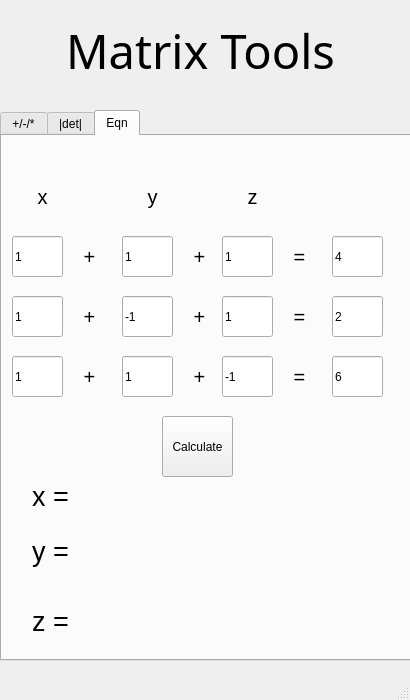
<?xml version="1.0" encoding="UTF-8"?>
<ui version="4.0">
 <class>MainWindow</class>
 <widget class="QMainWindow" name="MainWindow">
  <property name="geometry">
   <rect>
    <x>0</x>
    <y>0</y>
    <width>410</width>
    <height>700</height>
   </rect>
  </property>
  <property name="windowTitle">
   <string>MainWindow</string>
  </property>
  <widget class="QWidget" name="centralwidget">
   <widget class="QLabel" name="label">
    <property name="geometry">
     <rect>
      <x>0</x>
      <y>0</y>
      <width>401</width>
      <height>101</height>
     </rect>
    </property>
    <property name="font">
     <font>
      <family>Tw Cen MT Condensed Extra Bold</family>
      <pointsize>35</pointsize>
      <weight>50</weight>
      <bold>false</bold>
     </font>
    </property>
    <property name="text">
     <string>Matrix Tools</string>
    </property>
    <property name="alignment">
     <set>Qt::AlignCenter</set>
    </property>
   </widget>
   <widget class="QTabWidget" name="tabWidget">
    <property name="geometry">
     <rect>
      <x>0</x>
      <y>110</y>
      <width>411</width>
      <height>551</height>
     </rect>
    </property>
    <property name="currentIndex">
     <number>2</number>
    </property>
    <widget class="QWidget" name="tab">
     <property name="accessibleName">
      <string/>
     </property>
     <attribute name="title">
      <string>+/-/*</string>
     </attribute>
     <widget class="QWidget" name="gridLayoutWidget">
      <property name="geometry">
       <rect>
        <x>10</x>
        <y>50</y>
        <width>161</width>
        <height>151</height>
       </rect>
      </property>
      <layout class="QGridLayout" name="gridLayout">
       <item row="6" column="3">
        <widget class="Line" name="line_11">
         <property name="orientation">
          <enum>Qt::Horizontal</enum>
         </property>
        </widget>
       </item>
       <item row="1" column="6">
        <widget class="Line" name="line_5">
         <property name="orientation">
          <enum>Qt::Vertical</enum>
         </property>
        </widget>
       </item>
       <item row="0" column="5">
        <widget class="Line" name="line_3">
         <property name="orientation">
          <enum>Qt::Horizontal</enum>
         </property>
        </widget>
       </item>
       <item row="3" column="6">
        <widget class="Line" name="line_4">
         <property name="orientation">
          <enum>Qt::Vertical</enum>
         </property>
        </widget>
       </item>
       <item row="0" column="3">
        <widget class="Line" name="line_2">
         <property name="orientation">
          <enum>Qt::Horizontal</enum>
         </property>
        </widget>
       </item>
       <item row="3" column="2">
        <widget class="Line" name="line_14">
         <property name="orientation">
          <enum>Qt::Vertical</enum>
         </property>
        </widget>
       </item>
       <item row="5" column="0">
        <widget class="Line" name="line_9">
         <property name="orientation">
          <enum>Qt::Vertical</enum>
         </property>
        </widget>
       </item>
       <item row="6" column="1">
        <widget class="Line" name="line_10">
         <property name="orientation">
          <enum>Qt::Horizontal</enum>
         </property>
        </widget>
       </item>
       <item row="1" column="0">
        <widget class="Line" name="line_7">
         <property name="orientation">
          <enum>Qt::Vertical</enum>
         </property>
        </widget>
       </item>
       <item row="5" column="6">
        <widget class="Line" name="line_6">
         <property name="orientation">
          <enum>Qt::Vertical</enum>
         </property>
        </widget>
       </item>
       <item row="3" column="0">
        <widget class="Line" name="line_8">
         <property name="orientation">
          <enum>Qt::Vertical</enum>
         </property>
        </widget>
       </item>
       <item row="0" column="1">
        <widget class="Line" name="line">
         <property name="orientation">
          <enum>Qt::Horizontal</enum>
         </property>
        </widget>
       </item>
       <item row="4" column="3">
        <widget class="Line" name="line_20">
         <property name="orientation">
          <enum>Qt::Horizontal</enum>
         </property>
        </widget>
       </item>
       <item row="4" column="1">
        <widget class="Line" name="line_19">
         <property name="orientation">
          <enum>Qt::Horizontal</enum>
         </property>
        </widget>
       </item>
       <item row="4" column="5">
        <widget class="Line" name="line_21">
         <property name="orientation">
          <enum>Qt::Horizontal</enum>
         </property>
        </widget>
       </item>
       <item row="3" column="4">
        <widget class="Line" name="line_17">
         <property name="orientation">
          <enum>Qt::Vertical</enum>
         </property>
        </widget>
       </item>
       <item row="5" column="4">
        <widget class="Line" name="line_18">
         <property name="orientation">
          <enum>Qt::Vertical</enum>
         </property>
        </widget>
       </item>
       <item row="1" column="4">
        <widget class="Line" name="line_16">
         <property name="orientation">
          <enum>Qt::Vertical</enum>
         </property>
        </widget>
       </item>
       <item row="6" column="5">
        <widget class="Line" name="line_12">
         <property name="orientation">
          <enum>Qt::Horizontal</enum>
         </property>
        </widget>
       </item>
       <item row="5" column="2">
        <widget class="Line" name="line_15">
         <property name="orientation">
          <enum>Qt::Vertical</enum>
         </property>
        </widget>
       </item>
       <item row="1" column="2">
        <widget class="Line" name="line_13">
         <property name="orientation">
          <enum>Qt::Vertical</enum>
         </property>
        </widget>
       </item>
       <item row="2" column="1">
        <widget class="Line" name="line_22">
         <property name="orientation">
          <enum>Qt::Horizontal</enum>
         </property>
        </widget>
       </item>
       <item row="2" column="3">
        <widget class="Line" name="line_23">
         <property name="orientation">
          <enum>Qt::Horizontal</enum>
         </property>
        </widget>
       </item>
       <item row="2" column="5">
        <widget class="Line" name="line_24">
         <property name="orientation">
          <enum>Qt::Horizontal</enum>
         </property>
        </widget>
       </item>
       <item row="1" column="1">
        <widget class="QLineEdit" name="lineEdit_111">
         <property name="text">
          <string>0</string>
         </property>
        </widget>
       </item>
       <item row="3" column="1">
        <widget class="QLineEdit" name="lineEdit_121">
         <property name="text">
          <string>0</string>
         </property>
        </widget>
       </item>
       <item row="5" column="1">
        <widget class="QLineEdit" name="lineEdit_131">
         <property name="text">
          <string>0</string>
         </property>
        </widget>
       </item>
       <item row="1" column="3">
        <widget class="QLineEdit" name="lineEdit_112">
         <property name="text">
          <string>0</string>
         </property>
        </widget>
       </item>
       <item row="3" column="3">
        <widget class="QLineEdit" name="lineEdit_122">
         <property name="text">
          <string>0</string>
         </property>
        </widget>
       </item>
       <item row="5" column="3">
        <widget class="QLineEdit" name="lineEdit_132">
         <property name="text">
          <string>0</string>
         </property>
        </widget>
       </item>
       <item row="1" column="5">
        <widget class="QLineEdit" name="lineEdit_113">
         <property name="text">
          <string>0</string>
         </property>
        </widget>
       </item>
       <item row="3" column="5">
        <widget class="QLineEdit" name="lineEdit_123">
         <property name="text">
          <string>0</string>
         </property>
        </widget>
       </item>
       <item row="5" column="5">
        <widget class="QLineEdit" name="lineEdit_133">
         <property name="text">
          <string>0</string>
         </property>
        </widget>
       </item>
      </layout>
     </widget>
     <widget class="QComboBox" name="OPcomboplus">
      <property name="geometry">
       <rect>
        <x>180</x>
        <y>110</y>
        <width>53</width>
        <height>22</height>
       </rect>
      </property>
      <property name="currentText">
       <string>+</string>
      </property>
      <item>
       <property name="text">
        <string>+</string>
       </property>
      </item>
      <item>
       <property name="text">
        <string>-</string>
       </property>
      </item>
      <item>
       <property name="text">
        <string>*</string>
       </property>
      </item>
     </widget>
     <widget class="QPushButton" name="calcButton">
      <property name="geometry">
       <rect>
        <x>170</x>
        <y>230</y>
        <width>71</width>
        <height>61</height>
       </rect>
      </property>
      <property name="text">
       <string>Calculate</string>
      </property>
     </widget>
     <widget class="QWidget" name="gridLayoutWidget_3">
      <property name="geometry">
       <rect>
        <x>120</x>
        <y>320</y>
        <width>161</width>
        <height>151</height>
       </rect>
      </property>
      <layout class="QGridLayout" name="gridLayout_4">
       <item row="6" column="3">
        <widget class="Line" name="line_73">
         <property name="orientation">
          <enum>Qt::Horizontal</enum>
         </property>
        </widget>
       </item>
       <item row="1" column="6">
        <widget class="Line" name="line_74">
         <property name="orientation">
          <enum>Qt::Vertical</enum>
         </property>
        </widget>
       </item>
       <item row="0" column="5">
        <widget class="Line" name="line_75">
         <property name="orientation">
          <enum>Qt::Horizontal</enum>
         </property>
        </widget>
       </item>
       <item row="3" column="6">
        <widget class="Line" name="line_76">
         <property name="orientation">
          <enum>Qt::Vertical</enum>
         </property>
        </widget>
       </item>
       <item row="0" column="3">
        <widget class="Line" name="line_77">
         <property name="orientation">
          <enum>Qt::Horizontal</enum>
         </property>
        </widget>
       </item>
       <item row="3" column="2">
        <widget class="Line" name="line_78">
         <property name="orientation">
          <enum>Qt::Vertical</enum>
         </property>
        </widget>
       </item>
       <item row="5" column="0">
        <widget class="Line" name="line_79">
         <property name="orientation">
          <enum>Qt::Vertical</enum>
         </property>
        </widget>
       </item>
       <item row="6" column="1">
        <widget class="Line" name="line_80">
         <property name="orientation">
          <enum>Qt::Horizontal</enum>
         </property>
        </widget>
       </item>
       <item row="1" column="0">
        <widget class="Line" name="line_81">
         <property name="orientation">
          <enum>Qt::Vertical</enum>
         </property>
        </widget>
       </item>
       <item row="5" column="6">
        <widget class="Line" name="line_82">
         <property name="orientation">
          <enum>Qt::Vertical</enum>
         </property>
        </widget>
       </item>
       <item row="3" column="0">
        <widget class="Line" name="line_83">
         <property name="orientation">
          <enum>Qt::Vertical</enum>
         </property>
        </widget>
       </item>
       <item row="0" column="1">
        <widget class="Line" name="line_84">
         <property name="orientation">
          <enum>Qt::Horizontal</enum>
         </property>
        </widget>
       </item>
       <item row="4" column="3">
        <widget class="Line" name="line_85">
         <property name="orientation">
          <enum>Qt::Horizontal</enum>
         </property>
        </widget>
       </item>
       <item row="4" column="1">
        <widget class="Line" name="line_86">
         <property name="orientation">
          <enum>Qt::Horizontal</enum>
         </property>
        </widget>
       </item>
       <item row="4" column="5">
        <widget class="Line" name="line_87">
         <property name="orientation">
          <enum>Qt::Horizontal</enum>
         </property>
        </widget>
       </item>
       <item row="1" column="5">
        <widget class="QLabel" name="label_313">
         <property name="text">
          <string/>
         </property>
        </widget>
       </item>
       <item row="1" column="1">
        <widget class="QLabel" name="label_311">
         <property name="text">
          <string/>
         </property>
        </widget>
       </item>
       <item row="5" column="1">
        <widget class="QLabel" name="label_331">
         <property name="text">
          <string/>
         </property>
        </widget>
       </item>
       <item row="1" column="3">
        <widget class="QLabel" name="label_312">
         <property name="text">
          <string/>
         </property>
        </widget>
       </item>
       <item row="3" column="3">
        <widget class="QLabel" name="label_322">
         <property name="text">
          <string/>
         </property>
        </widget>
       </item>
       <item row="3" column="1">
        <widget class="QLabel" name="label_321">
         <property name="text">
          <string/>
         </property>
        </widget>
       </item>
       <item row="3" column="5">
        <widget class="QLabel" name="label_323">
         <property name="text">
          <string/>
         </property>
        </widget>
       </item>
       <item row="5" column="5">
        <widget class="QLabel" name="label_333">
         <property name="text">
          <string/>
         </property>
        </widget>
       </item>
       <item row="5" column="3">
        <widget class="QLabel" name="label_332">
         <property name="text">
          <string/>
         </property>
        </widget>
       </item>
       <item row="3" column="4">
        <widget class="Line" name="line_88">
         <property name="orientation">
          <enum>Qt::Vertical</enum>
         </property>
        </widget>
       </item>
       <item row="5" column="4">
        <widget class="Line" name="line_89">
         <property name="orientation">
          <enum>Qt::Vertical</enum>
         </property>
        </widget>
       </item>
       <item row="1" column="4">
        <widget class="Line" name="line_90">
         <property name="orientation">
          <enum>Qt::Vertical</enum>
         </property>
        </widget>
       </item>
       <item row="6" column="5">
        <widget class="Line" name="line_91">
         <property name="orientation">
          <enum>Qt::Horizontal</enum>
         </property>
        </widget>
       </item>
       <item row="5" column="2">
        <widget class="Line" name="line_92">
         <property name="orientation">
          <enum>Qt::Vertical</enum>
         </property>
        </widget>
       </item>
       <item row="1" column="2">
        <widget class="Line" name="line_93">
         <property name="orientation">
          <enum>Qt::Vertical</enum>
         </property>
        </widget>
       </item>
       <item row="2" column="1">
        <widget class="Line" name="line_94">
         <property name="orientation">
          <enum>Qt::Horizontal</enum>
         </property>
        </widget>
       </item>
       <item row="2" column="3">
        <widget class="Line" name="line_95">
         <property name="orientation">
          <enum>Qt::Horizontal</enum>
         </property>
        </widget>
       </item>
       <item row="2" column="5">
        <widget class="Line" name="line_96">
         <property name="orientation">
          <enum>Qt::Horizontal</enum>
         </property>
        </widget>
       </item>
      </layout>
     </widget>
     <widget class="QWidget" name="gridLayoutWidget_2">
      <property name="geometry">
       <rect>
        <x>240</x>
        <y>50</y>
        <width>161</width>
        <height>151</height>
       </rect>
      </property>
      <layout class="QGridLayout" name="gridLayout_2">
       <item row="6" column="3">
        <widget class="Line" name="line_49">
         <property name="orientation">
          <enum>Qt::Horizontal</enum>
         </property>
        </widget>
       </item>
       <item row="1" column="6">
        <widget class="Line" name="line_50">
         <property name="orientation">
          <enum>Qt::Vertical</enum>
         </property>
        </widget>
       </item>
       <item row="0" column="5">
        <widget class="Line" name="line_51">
         <property name="orientation">
          <enum>Qt::Horizontal</enum>
         </property>
        </widget>
       </item>
       <item row="3" column="6">
        <widget class="Line" name="line_52">
         <property name="orientation">
          <enum>Qt::Vertical</enum>
         </property>
        </widget>
       </item>
       <item row="0" column="3">
        <widget class="Line" name="line_53">
         <property name="orientation">
          <enum>Qt::Horizontal</enum>
         </property>
        </widget>
       </item>
       <item row="3" column="2">
        <widget class="Line" name="line_54">
         <property name="orientation">
          <enum>Qt::Vertical</enum>
         </property>
        </widget>
       </item>
       <item row="5" column="0">
        <widget class="Line" name="line_55">
         <property name="orientation">
          <enum>Qt::Vertical</enum>
         </property>
        </widget>
       </item>
       <item row="6" column="1">
        <widget class="Line" name="line_56">
         <property name="orientation">
          <enum>Qt::Horizontal</enum>
         </property>
        </widget>
       </item>
       <item row="1" column="0">
        <widget class="Line" name="line_57">
         <property name="orientation">
          <enum>Qt::Vertical</enum>
         </property>
        </widget>
       </item>
       <item row="5" column="6">
        <widget class="Line" name="line_58">
         <property name="orientation">
          <enum>Qt::Vertical</enum>
         </property>
        </widget>
       </item>
       <item row="3" column="0">
        <widget class="Line" name="line_59">
         <property name="orientation">
          <enum>Qt::Vertical</enum>
         </property>
        </widget>
       </item>
       <item row="0" column="1">
        <widget class="Line" name="line_60">
         <property name="orientation">
          <enum>Qt::Horizontal</enum>
         </property>
        </widget>
       </item>
       <item row="4" column="3">
        <widget class="Line" name="line_61">
         <property name="orientation">
          <enum>Qt::Horizontal</enum>
         </property>
        </widget>
       </item>
       <item row="4" column="1">
        <widget class="Line" name="line_62">
         <property name="orientation">
          <enum>Qt::Horizontal</enum>
         </property>
        </widget>
       </item>
       <item row="4" column="5">
        <widget class="Line" name="line_63">
         <property name="orientation">
          <enum>Qt::Horizontal</enum>
         </property>
        </widget>
       </item>
       <item row="3" column="4">
        <widget class="Line" name="line_64">
         <property name="orientation">
          <enum>Qt::Vertical</enum>
         </property>
        </widget>
       </item>
       <item row="5" column="4">
        <widget class="Line" name="line_65">
         <property name="orientation">
          <enum>Qt::Vertical</enum>
         </property>
        </widget>
       </item>
       <item row="1" column="4">
        <widget class="Line" name="line_66">
         <property name="orientation">
          <enum>Qt::Vertical</enum>
         </property>
        </widget>
       </item>
       <item row="6" column="5">
        <widget class="Line" name="line_67">
         <property name="orientation">
          <enum>Qt::Horizontal</enum>
         </property>
        </widget>
       </item>
       <item row="5" column="2">
        <widget class="Line" name="line_68">
         <property name="orientation">
          <enum>Qt::Vertical</enum>
         </property>
        </widget>
       </item>
       <item row="1" column="2">
        <widget class="Line" name="line_69">
         <property name="orientation">
          <enum>Qt::Vertical</enum>
         </property>
        </widget>
       </item>
       <item row="2" column="1">
        <widget class="Line" name="line_70">
         <property name="orientation">
          <enum>Qt::Horizontal</enum>
         </property>
        </widget>
       </item>
       <item row="2" column="3">
        <widget class="Line" name="line_71">
         <property name="orientation">
          <enum>Qt::Horizontal</enum>
         </property>
        </widget>
       </item>
       <item row="2" column="5">
        <widget class="Line" name="line_72">
         <property name="orientation">
          <enum>Qt::Horizontal</enum>
         </property>
        </widget>
       </item>
       <item row="1" column="1">
        <widget class="QLineEdit" name="lineEdit_211">
         <property name="text">
          <string>0</string>
         </property>
        </widget>
       </item>
       <item row="3" column="1">
        <widget class="QLineEdit" name="lineEdit_221">
         <property name="text">
          <string>0</string>
         </property>
        </widget>
       </item>
       <item row="5" column="1">
        <widget class="QLineEdit" name="lineEdit_231">
         <property name="text">
          <string>0</string>
         </property>
        </widget>
       </item>
       <item row="1" column="3">
        <widget class="QLineEdit" name="lineEdit_212">
         <property name="text">
          <string>0</string>
         </property>
        </widget>
       </item>
       <item row="3" column="3">
        <widget class="QLineEdit" name="lineEdit_222">
         <property name="text">
          <string>0</string>
         </property>
        </widget>
       </item>
       <item row="5" column="3">
        <widget class="QLineEdit" name="lineEdit_232">
         <property name="text">
          <string>0</string>
         </property>
        </widget>
       </item>
       <item row="1" column="5">
        <widget class="QLineEdit" name="lineEdit_213">
         <property name="text">
          <string>0</string>
         </property>
        </widget>
       </item>
       <item row="3" column="5">
        <widget class="QLineEdit" name="lineEdit_223">
         <property name="text">
          <string>0</string>
         </property>
        </widget>
       </item>
       <item row="5" column="5">
        <widget class="QLineEdit" name="lineEdit_233">
         <property name="text">
          <string>0</string>
         </property>
        </widget>
       </item>
      </layout>
     </widget>
    </widget>
    <widget class="QWidget" name="tab_2">
     <attribute name="title">
      <string>|det|</string>
     </attribute>
     <widget class="QWidget" name="gridLayoutWidget_4">
      <property name="geometry">
       <rect>
        <x>120</x>
        <y>30</y>
        <width>161</width>
        <height>151</height>
       </rect>
      </property>
      <layout class="QGridLayout" name="gridLayout_5">
       <item row="2" column="4">
        <widget class="Line" name="line_106">
         <property name="orientation">
          <enum>Qt::Vertical</enum>
         </property>
        </widget>
       </item>
       <item row="1" column="0">
        <widget class="Line" name="line_107">
         <property name="orientation">
          <enum>Qt::Vertical</enum>
         </property>
        </widget>
       </item>
       <item row="0" column="4">
        <widget class="Line" name="line_98">
         <property name="orientation">
          <enum>Qt::Vertical</enum>
         </property>
        </widget>
       </item>
       <item row="1" column="4">
        <widget class="Line" name="line_100">
         <property name="orientation">
          <enum>Qt::Vertical</enum>
         </property>
        </widget>
       </item>
       <item row="0" column="0">
        <widget class="Line" name="line_105">
         <property name="orientation">
          <enum>Qt::Vertical</enum>
         </property>
        </widget>
       </item>
       <item row="2" column="0">
        <widget class="Line" name="line_103">
         <property name="orientation">
          <enum>Qt::Vertical</enum>
         </property>
        </widget>
       </item>
       <item row="0" column="1">
        <widget class="QLineEdit" name="lineEdit_411">
         <property name="text">
          <string>0</string>
         </property>
        </widget>
       </item>
       <item row="1" column="1">
        <widget class="QLineEdit" name="lineEdit_421">
         <property name="text">
          <string>0</string>
         </property>
        </widget>
       </item>
       <item row="2" column="1">
        <widget class="QLineEdit" name="lineEdit_431">
         <property name="text">
          <string>0</string>
         </property>
        </widget>
       </item>
       <item row="0" column="3">
        <widget class="QLineEdit" name="lineEdit_413">
         <property name="text">
          <string>0</string>
         </property>
        </widget>
       </item>
       <item row="1" column="3">
        <widget class="QLineEdit" name="lineEdit_423">
         <property name="text">
          <string>0</string>
         </property>
        </widget>
       </item>
       <item row="2" column="2">
        <widget class="QLineEdit" name="lineEdit_432">
         <property name="text">
          <string>0</string>
         </property>
        </widget>
       </item>
       <item row="2" column="3">
        <widget class="QLineEdit" name="lineEdit_433">
         <property name="text">
          <string>0</string>
         </property>
        </widget>
       </item>
       <item row="1" column="2">
        <widget class="QLineEdit" name="lineEdit_422">
         <property name="text">
          <string>0</string>
         </property>
        </widget>
       </item>
       <item row="0" column="2">
        <widget class="QLineEdit" name="lineEdit_412">
         <property name="text">
          <string>0</string>
         </property>
        </widget>
       </item>
      </layout>
     </widget>
     <widget class="QPushButton" name="calcButton2">
      <property name="geometry">
       <rect>
        <x>170</x>
        <y>200</y>
        <width>71</width>
        <height>61</height>
       </rect>
      </property>
      <property name="text">
       <string>Calculate</string>
      </property>
     </widget>
     <widget class="QLabel" name="detlabel">
      <property name="geometry">
       <rect>
        <x>100</x>
        <y>280</y>
        <width>201</width>
        <height>51</height>
       </rect>
      </property>
      <property name="font">
       <font>
        <pointsize>15</pointsize>
       </font>
      </property>
      <property name="text">
       <string/>
      </property>
      <property name="alignment">
       <set>Qt::AlignCenter</set>
      </property>
     </widget>
    </widget>
    <widget class="QWidget" name="tab_3">
     <attribute name="title">
      <string>Eqn</string>
     </attribute>
     <widget class="QLineEdit" name="lineEdit_511">
      <property name="geometry">
       <rect>
        <x>10</x>
        <y>100</y>
        <width>51</width>
        <height>41</height>
       </rect>
      </property>
      <property name="text">
       <string>1</string>
      </property>
      <property name="placeholderText">
       <string/>
      </property>
     </widget>
     <widget class="QLineEdit" name="lineEdit_512">
      <property name="geometry">
       <rect>
        <x>120</x>
        <y>100</y>
        <width>51</width>
        <height>41</height>
       </rect>
      </property>
      <property name="text">
       <string>1</string>
      </property>
     </widget>
     <widget class="QLineEdit" name="lineEdit_513">
      <property name="geometry">
       <rect>
        <x>220</x>
        <y>100</y>
        <width>51</width>
        <height>41</height>
       </rect>
      </property>
      <property name="text">
       <string>1</string>
      </property>
     </widget>
     <widget class="QLabel" name="label_2">
      <property name="geometry">
       <rect>
        <x>70</x>
        <y>110</y>
        <width>35</width>
        <height>21</height>
       </rect>
      </property>
      <property name="font">
       <font>
        <pointsize>15</pointsize>
       </font>
      </property>
      <property name="text">
       <string>+</string>
      </property>
      <property name="alignment">
       <set>Qt::AlignCenter</set>
      </property>
     </widget>
     <widget class="QLabel" name="label_3">
      <property name="geometry">
       <rect>
        <x>180</x>
        <y>110</y>
        <width>35</width>
        <height>21</height>
       </rect>
      </property>
      <property name="font">
       <font>
        <pointsize>15</pointsize>
       </font>
      </property>
      <property name="text">
       <string>+</string>
      </property>
      <property name="alignment">
       <set>Qt::AlignCenter</set>
      </property>
     </widget>
     <widget class="QLineEdit" name="lineEdit_611">
      <property name="geometry">
       <rect>
        <x>330</x>
        <y>100</y>
        <width>51</width>
        <height>41</height>
       </rect>
      </property>
      <property name="text">
       <string>4</string>
      </property>
     </widget>
     <widget class="QLabel" name="label_4">
      <property name="geometry">
       <rect>
        <x>280</x>
        <y>110</y>
        <width>35</width>
        <height>21</height>
       </rect>
      </property>
      <property name="font">
       <font>
        <pointsize>15</pointsize>
       </font>
      </property>
      <property name="text">
       <string>=</string>
      </property>
      <property name="alignment">
       <set>Qt::AlignCenter</set>
      </property>
     </widget>
     <widget class="QLineEdit" name="lineEdit_523">
      <property name="geometry">
       <rect>
        <x>220</x>
        <y>160</y>
        <width>51</width>
        <height>41</height>
       </rect>
      </property>
      <property name="text">
       <string>1</string>
      </property>
     </widget>
     <widget class="QLineEdit" name="lineEdit_621">
      <property name="geometry">
       <rect>
        <x>330</x>
        <y>160</y>
        <width>51</width>
        <height>41</height>
       </rect>
      </property>
      <property name="text">
       <string>2</string>
      </property>
     </widget>
     <widget class="QLabel" name="label_5">
      <property name="geometry">
       <rect>
        <x>280</x>
        <y>170</y>
        <width>35</width>
        <height>21</height>
       </rect>
      </property>
      <property name="font">
       <font>
        <pointsize>15</pointsize>
       </font>
      </property>
      <property name="text">
       <string>=</string>
      </property>
      <property name="alignment">
       <set>Qt::AlignCenter</set>
      </property>
     </widget>
     <widget class="QLineEdit" name="lineEdit_522">
      <property name="geometry">
       <rect>
        <x>120</x>
        <y>160</y>
        <width>51</width>
        <height>41</height>
       </rect>
      </property>
      <property name="text">
       <string>-1</string>
      </property>
     </widget>
     <widget class="QLabel" name="label_6">
      <property name="geometry">
       <rect>
        <x>70</x>
        <y>170</y>
        <width>35</width>
        <height>21</height>
       </rect>
      </property>
      <property name="font">
       <font>
        <pointsize>15</pointsize>
       </font>
      </property>
      <property name="text">
       <string>+</string>
      </property>
      <property name="alignment">
       <set>Qt::AlignCenter</set>
      </property>
     </widget>
     <widget class="QLabel" name="label_7">
      <property name="geometry">
       <rect>
        <x>180</x>
        <y>170</y>
        <width>35</width>
        <height>21</height>
       </rect>
      </property>
      <property name="font">
       <font>
        <pointsize>15</pointsize>
       </font>
      </property>
      <property name="text">
       <string>+</string>
      </property>
      <property name="alignment">
       <set>Qt::AlignCenter</set>
      </property>
     </widget>
     <widget class="QLineEdit" name="lineEdit_521">
      <property name="geometry">
       <rect>
        <x>10</x>
        <y>160</y>
        <width>51</width>
        <height>41</height>
       </rect>
      </property>
      <property name="text">
       <string>1</string>
      </property>
     </widget>
     <widget class="QLineEdit" name="lineEdit_533">
      <property name="geometry">
       <rect>
        <x>220</x>
        <y>220</y>
        <width>51</width>
        <height>41</height>
       </rect>
      </property>
      <property name="text">
       <string>-1</string>
      </property>
     </widget>
     <widget class="QLineEdit" name="lineEdit_631">
      <property name="geometry">
       <rect>
        <x>330</x>
        <y>220</y>
        <width>51</width>
        <height>41</height>
       </rect>
      </property>
      <property name="text">
       <string>6</string>
      </property>
     </widget>
     <widget class="QLabel" name="label_8">
      <property name="geometry">
       <rect>
        <x>280</x>
        <y>230</y>
        <width>35</width>
        <height>21</height>
       </rect>
      </property>
      <property name="font">
       <font>
        <pointsize>15</pointsize>
       </font>
      </property>
      <property name="text">
       <string>=</string>
      </property>
      <property name="alignment">
       <set>Qt::AlignCenter</set>
      </property>
     </widget>
     <widget class="QLineEdit" name="lineEdit_532">
      <property name="geometry">
       <rect>
        <x>120</x>
        <y>220</y>
        <width>51</width>
        <height>41</height>
       </rect>
      </property>
      <property name="text">
       <string>1</string>
      </property>
     </widget>
     <widget class="QLabel" name="label_9">
      <property name="geometry">
       <rect>
        <x>70</x>
        <y>230</y>
        <width>35</width>
        <height>21</height>
       </rect>
      </property>
      <property name="font">
       <font>
        <pointsize>15</pointsize>
       </font>
      </property>
      <property name="text">
       <string>+</string>
      </property>
      <property name="alignment">
       <set>Qt::AlignCenter</set>
      </property>
     </widget>
     <widget class="QLabel" name="label_10">
      <property name="geometry">
       <rect>
        <x>180</x>
        <y>230</y>
        <width>35</width>
        <height>21</height>
       </rect>
      </property>
      <property name="font">
       <font>
        <pointsize>15</pointsize>
       </font>
      </property>
      <property name="text">
       <string>+</string>
      </property>
      <property name="alignment">
       <set>Qt::AlignCenter</set>
      </property>
     </widget>
     <widget class="QLineEdit" name="lineEdit_531">
      <property name="geometry">
       <rect>
        <x>10</x>
        <y>220</y>
        <width>51</width>
        <height>41</height>
       </rect>
      </property>
      <property name="text">
       <string>1</string>
      </property>
     </widget>
     <widget class="QPushButton" name="calcButton3">
      <property name="geometry">
       <rect>
        <x>160</x>
        <y>280</y>
        <width>71</width>
        <height>61</height>
       </rect>
      </property>
      <property name="text">
       <string>Calculate</string>
      </property>
     </widget>
     <widget class="QLabel" name="xlabel">
      <property name="geometry">
       <rect>
        <x>30</x>
        <y>340</y>
        <width>321</width>
        <height>41</height>
       </rect>
      </property>
      <property name="font">
       <font>
        <pointsize>20</pointsize>
       </font>
      </property>
      <property name="text">
       <string>x =</string>
      </property>
     </widget>
     <widget class="QLabel" name="ylabel">
      <property name="geometry">
       <rect>
        <x>30</x>
        <y>390</y>
        <width>331</width>
        <height>51</height>
       </rect>
      </property>
      <property name="font">
       <font>
        <pointsize>20</pointsize>
       </font>
      </property>
      <property name="text">
       <string>y =</string>
      </property>
     </widget>
     <widget class="QLabel" name="zlabel">
      <property name="geometry">
       <rect>
        <x>30</x>
        <y>460</y>
        <width>331</width>
        <height>51</height>
       </rect>
      </property>
      <property name="font">
       <font>
        <pointsize>20</pointsize>
       </font>
      </property>
      <property name="text">
       <string>z =</string>
      </property>
     </widget>
     <widget class="QLabel" name="label_11">
      <property name="geometry">
       <rect>
        <x>10</x>
        <y>40</y>
        <width>61</width>
        <height>41</height>
       </rect>
      </property>
      <property name="font">
       <font>
        <pointsize>15</pointsize>
       </font>
      </property>
      <property name="text">
       <string>x</string>
      </property>
      <property name="alignment">
       <set>Qt::AlignCenter</set>
      </property>
     </widget>
     <widget class="QLabel" name="label_12">
      <property name="geometry">
       <rect>
        <x>120</x>
        <y>40</y>
        <width>61</width>
        <height>41</height>
       </rect>
      </property>
      <property name="font">
       <font>
        <pointsize>15</pointsize>
       </font>
      </property>
      <property name="text">
       <string>y</string>
      </property>
      <property name="alignment">
       <set>Qt::AlignCenter</set>
      </property>
     </widget>
     <widget class="QLabel" name="label_13">
      <property name="geometry">
       <rect>
        <x>220</x>
        <y>40</y>
        <width>61</width>
        <height>41</height>
       </rect>
      </property>
      <property name="font">
       <font>
        <pointsize>15</pointsize>
       </font>
      </property>
      <property name="text">
       <string>z</string>
      </property>
      <property name="alignment">
       <set>Qt::AlignCenter</set>
      </property>
     </widget>
    </widget>
   </widget>
  </widget>
  <widget class="QMenuBar" name="menubar">
   <property name="geometry">
    <rect>
     <x>0</x>
     <y>0</y>
     <width>410</width>
     <height>18</height>
    </rect>
   </property>
  </widget>
  <widget class="QStatusBar" name="statusbar"/>
 </widget>
 <resources/>
 <connections/>
</ui>
